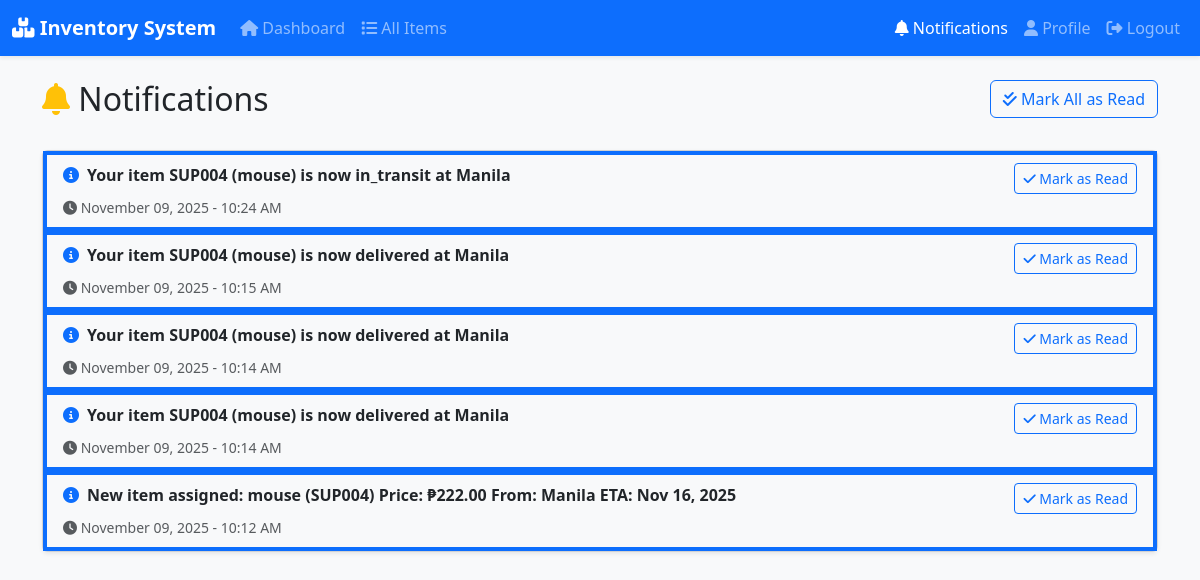
The app's page /notifications.php (signed in) with its own data.
### tables this page shows
CREATE TABLE `notifications` (
  `id` int(11) NOT NULL,
  `user_id` int(11) NOT NULL,
  `message` text NOT NULL,
  `is_read` tinyint(1) DEFAULT 0,
  `created_at` timestamp NOT NULL DEFAULT current_timestamp()
);

### notifications.php (the view, shortened to what this page needs)
<?php
require_once 'config.php';
$user_id = $_SESSION['user_id'];
$query = "SELECT * FROM notifications WHERE user_id = ? ORDER BY created_at DESC";
$stmt = $conn->prepare($query);
$stmt->bind_param("i", $user_id);
$stmt->execute();
$result = $stmt->get_result();
?>
<!DOCTYPE html>
<html lang="en">
<head>
    <link href="https://cdn.jsdelivr.net/npm/bootstrap@5.3.0/dist/css/bootstrap.min.css" rel="stylesheet">
    <link rel="stylesheet" href="https://cdnjs.cloudflare.com/ajax/libs/font-awesome/6.4.0/css/all.min.css">
</head>
<body class="bg-light">
    <nav class="navbar navbar-expand-lg navbar-dark bg-primary shadow-sm">
        <div class="container-fluid">
            <a class="navbar-brand fw-bold" href="dashboard.php">
                <i class="fas fa-boxes"></i> Inventory System
            </a>
            <div class="collapse navbar-collapse" id="navbarNav">
                <ul class="navbar-nav me-auto">
                    <li class="nav-item">
                        <a class="nav-link" href="dashboard.php">
                            <i class="fas fa-home"></i> Dashboard
                        </a>
                    </li>
                    <li class="nav-item">
                        <a class="nav-link" href="items.php">
                            <i class="fas fa-list"></i> All Items
                        </a>
                    </li>
                </ul>
                <ul class="navbar-nav">
                    <li class="nav-item">
                        <a class="nav-link active" href="notifications.php">
                            <i class="fas fa-bell"></i> Notifications
                        </a>
                    </li>
                    <li class="nav-item">
                        <a class="nav-link" href="profile.php">
                            <i class="fas fa-user"></i> Profile
                        </a>
                    </li>
                    <li class="nav-item">
                        <a class="nav-link" href="logout.php">
                            <i class="fas fa-sign-out-alt"></i> Logout
                        </a>
                    </li>
                </ul>
            </div>
        </div>
    </nav>
    <div class="container py-4">
        <div class="row mb-4">
            <div class="col-md-6">
                <h2><i class="fas fa-bell text-warning"></i> Notifications</h2>
            </div>
            <div class="col-md-6 text-end">
                <a href="?mark_all_read" class="btn btn-outline-primary">
                    <i class="fas fa-check-double"></i> Mark All as Read
                </a>
            </div>
        </div>
        <div class="card shadow-sm">
            <div class="card-body p-0">
                <?php if ($result->num_rows > 0): ?>
                    <div class="list-group list-group-flush">
                        <?php while ($notif = $result->fetch_assoc()): ?>
                        <div class="list-group-item <?php echo $notif['is_read'] ? '' : 'bg-light border-start border-primary border-4'; ?>">
                            <div class="d-flex justify-content-between align-items-start">
                                <div class="flex-grow-1">
                                    <div class="d-flex align-items-center mb-2">
                                        <i class="fas fa-info-circle text-primary me-2"></i>
                                        <p class="mb-0 <?php echo $notif['is_read'] ? '' : 'fw-bold'; ?>">
                                            <?php echo $notif['message']; ?>
                                        </p>
                                    </div>
                                    <small class="text-muted">
                                        <i class="fas fa-clock"></i>
                                        <?php echo date('F d, Y - h:i A', strtotime($notif['created_at'])); ?>
                                    </small>
                                </div>
                                <div>
                                    <?php if (!$notif['is_read']): ?>
                                    <a href="?mark_read=<?php echo $notif['id']; ?>" class="btn btn-sm btn-outline-primary">
                                        <i class="fas fa-check"></i> Mark as Read
                                    </a>
                                    <?php else: ?>
                                    <span class="badge bg-success">Read</span>
                                    <?php endif; ?>
                                </div>
                            </div>
                        </div>
                        <?php endwhile; ?>
                    </div>
                <?php endif; ?>
            </div>
        </div>
    </div>
</body>
</html>

### records on screen
notifications: message "Your item SUP004 (mouse) is now in_transit at Manila", created_at "November 09, 2025 - 10:24 AM"
notifications: message "Your item SUP004 (mouse) is now delivered at Manila", created_at "November 09, 2025 - 10:15 AM"
notifications: message "Your item SUP004 (mouse) is now delivered at Manila", created_at "November 09, 2025 - 10:14 AM"
notifications: message "Your item SUP004 (mouse) is now delivered at Manila", created_at "November 09, 2025 - 10:14 AM"
notifications: message "New item assigned: mouse (SUP004) Price: ₱222.00 From: Manila ETA: Nov 16, 2025", created_at "November 09, 2025 - 10:12 AM"
